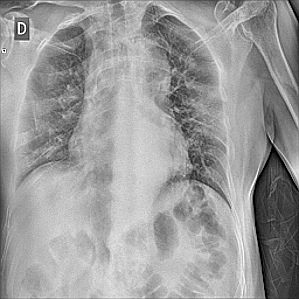
#> input picture sample/C15SHARPCOVID-2244.png, 299 x 299 px
$ python clahesharp.py
#> lines starting #> are read from the running program, lines starting #| are printed output that depends on the picture
from PIL import Image,ImageEnhance
import cv2
import numpy as np

filename=input("enter the filename:")
#> the answer given: ../sample/C15SHARPCOVID-2244.png
image = cv2.imread(filename,0)
#> image is the input picture: shape (299, 299); min 0, max 255, mean 155
clahe = cv2.createCLAHE(clipLimit=2.0, tileGridSize=(15,15))
cl1 = clahe.apply(image)
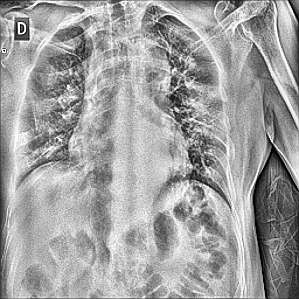
#> cl1: shape (299, 299); min 1, max 255, mean 160.6
cv2.imwrite("cl.png",cl1)
image = Image.open("cl.png")
enhancer=ImageEnhance.Sharpness(image)
image=enhancer.enhance(4.0)
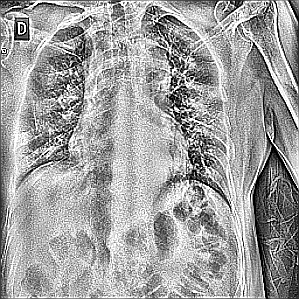
#> image: PIL image 299x299 L; min 0, max 255, mean 159.6
image = np.array(image)
cv2.imwrite("clahesharp.png",image)
